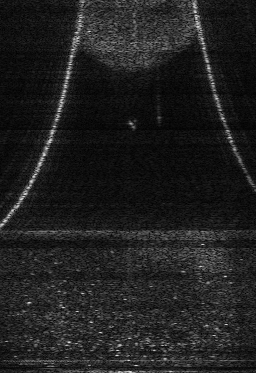
#> input picture pictures/tmp.png, 256 x 373 px, found by its file name
$ python '双三次插值.py'
#> lines starting #> are read from the running program, lines starting #| are printed output that depends on the picture
#> further down, img is the input picture: shape (373, 256, 3); min 0, max 220, mean 31.5
#> (reads data/beartable.mat from the repository)
import sys
import numpy as np
import cv2
import scipy.io
import math

def rect_to_polar(img,angle):

    #得到后续要用的img和angle，不用管
    img = np.rot90(img,2)
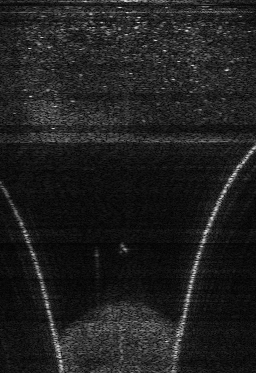
#> img: shape (373, 256, 3); min 0, max 220, mean 31.5
    img = np.flip(img,1)
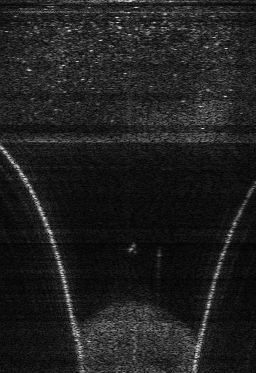
#> img: shape (373, 256, 3); min 0, max 220, mean 31.5
    # [修订] angle是一个array，不要使用循环，包括后面的循环大部分都可以改
    angle[angle < 0] *= -1
    # for i in range(256):
    #     if angle[i] < 0:
    #         angle[i] = abs(angle[i])

    #得到输入图像(矩形图)的行和列数
    # [修订] img.shape返回3个值，考虑版本差异
    height, width = img.shape[0], img.shape[1]
#> height = 373; width = 256
    origin = height
#> origin = 373

    #计算得到输出图像(扇形图)的行数(height_sec)和列数(width_sec)
    h1 = height
#> h1 = 373
    y = h1 * np.sin(angle[255])
#> y = 338.1
    width_sec = int(np.ceil(2 * y))
#> width_sec = 677
    h2 = 1
    x2 = h2 * np.cos(angle[255])
    height_sec = int(np.ceil(h1 - x2))
#> height_sec = 373

    #得到扇形图中每一点的半径和角度
    # [修订] L是什么，命名应该有意义
    L = np.zeros((height_sec, width_sec))
    angle2 = np.zeros((height_sec, width_sec))
    for i in range(height_sec):
        x = origin - i - 1
        for j in range(width_sec // 2):     #扇形左半边
            y = np.ceil(width_sec / 2) - j - 1
            L[i, j] = np.sqrt(x**2 + y**2)
            angle2[i, j] = np.arctan(y / x)
        for j in range(width_sec // 2 + 1, width_sec):   #扇形右半边
            y = j - np.ceil(width_sec / 2)+1
            L[i, j] = np.sqrt(x**2 + y**2)
            angle2[i, j] = np.arctan(y / x)

        L[i, int(np.ceil(width_sec / 2)) - 1] = np.sqrt(x**2)    #扇形最中间那列，角度为0
        angle2[i,int(np.ceil(width_sec / 2)) - 1] = 0
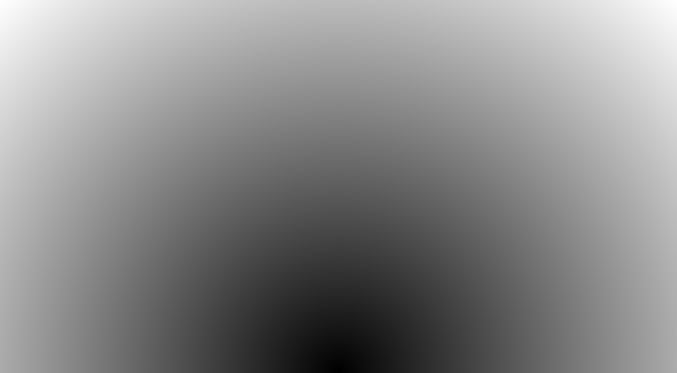
#> L: shape (373, 677) float64; min 0, max 502.6, mean 272.1; drawn with min black and max white
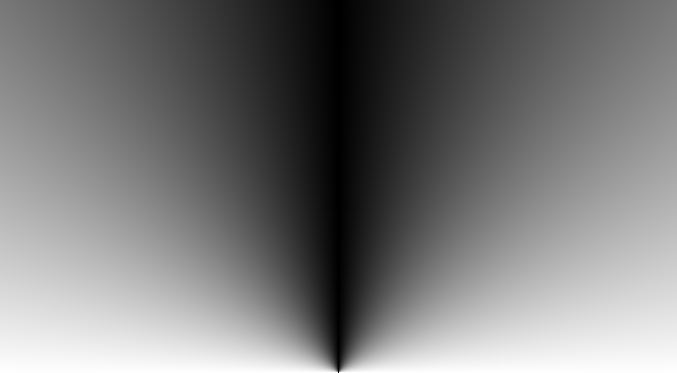
#> angle2: shape (373, 677) float64; min 0, max 1.57, mean 0.753; drawn with min black and max white

    #通过扇形图中每一点的半径和角度，得到扇形图中每一点，映射到矩形图上的行坐标和列坐标
    index_row = np.zeros((height_sec, width_sec))       #行坐标
    index_col = np.zeros((height_sec, width_sec))       #列坐标
    for i in range(height_sec):
        cnt = 0                             #统计angle2中每一行里小于angle中间波束角度的数量
        for j in range(width_sec // 2):     #扇形左半边
            if angle2[i, j] <= angle[0]:    #只有角度在扇面内的点才考虑
                index_row[i, j] = origin - L[i, j]-1     #矩形图上的行与扇形图上点的半径对应关系
                for m in range(int(np.ceil(width / 2)) - 1):     #对左半边角度
                    if angle[m + 1] <= angle2[i, j] and angle2[i, j] < angle[m]:    #扇形图上点的角度，在angle[m]和angle[m+1]之间，计算在矩形图上的坐标
                        index_col[i, j] = m + 1 - (angle2[i, j] - angle[m + 1]) / (angle[m] - angle[m + 1])
                if angle2[i, j] < angle[int(np.floor(width / 2)) - 1]:
                    cnt += 1

        for j in range(width_sec // 2 + 1, width_sec):   #扇形右半边
            if angle2[i, j] <= angle[width-1]:
                index_row[i, j] = origin - L[i, j]-1
                for m in range(int(np.ceil(width / 2)), width - 1):
                    if angle[m] <= angle2[i, j] and angle2[i, j] < angle[m + 1]:
                        index_col[i, j] = m  + (angle2[i, j] - angle[m]) / (angle[m + 1] - angle[m])
                if angle2[i, j] < angle[int(np.ceil(width / 2))]:
                    cnt += 1

        if width_sec % 2 == 1:     #最中间那列单独计算行坐标
            index_row[i, int(np.ceil(width_sec / 2)) - 1] = origin - L[i, int(np.ceil(width_sec / 2)) - 1] - 1
            cnt += 1

        num = 0                    #计算在两个最小angle中间的角度，对应的列坐标(具体为什么这样做我没看懂)
        for j in range(width_sec):
            if angle2[i, j] < angle[int(np.floor(width / 2)) - 1]:
                num += 1
                if width % 2 == 0:          # width =256
                    index_col[i, j] = int(np.ceil(width / 2))-1 + num / cnt
                else:
                    index_col[i, j] = int(np.floor(width / 2))-1 + num / (cnt / 2)
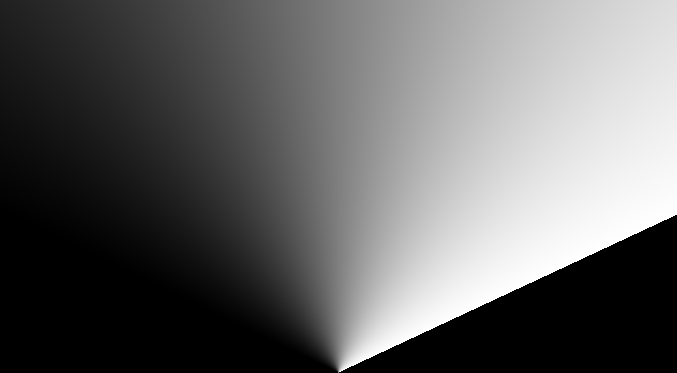
#> index_col: shape (373, 677) float64; min 0, max 255, mean 100.4
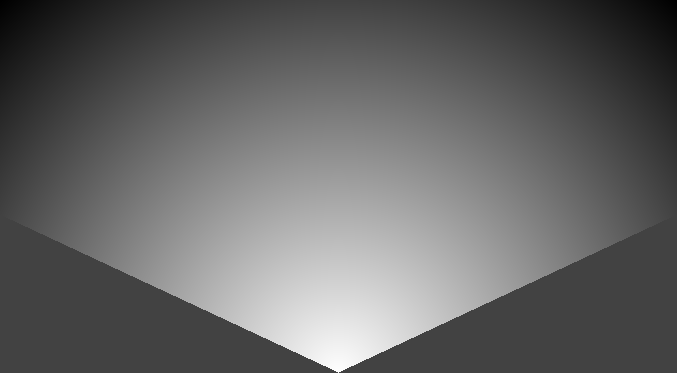
#> index_row: shape (373, 677) float64; min -130.6, max 372, mean 70.4; drawn with min black and max white


    # 使用 remap 函数将图像从矩形坐标映射到极坐标
    index_col = index_col.astype(np.float32)
    index_row = index_row.astype(np.float32)
    polar_img = cv2.remap(img, index_col, index_row,cv2.INTER_LINEAR)
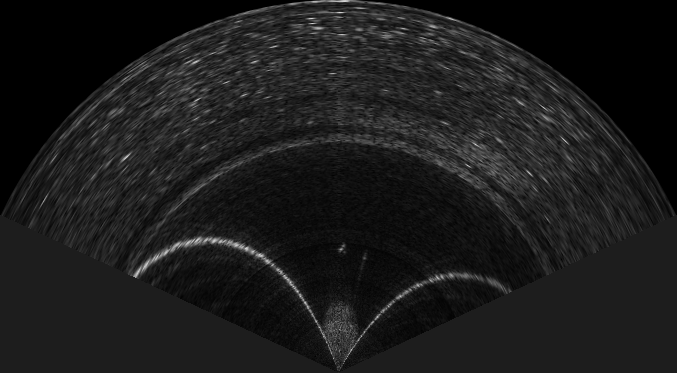
#> polar_img: shape (373, 677, 3); min 0, max 217, mean 27.1
    return polar_img


if __name__ == "__main__":
    filePath = sys.path[0]
    img = cv2.imread(filePath+r'\pictures\tmp.png')
    filename = filePath+r'\data\beartable.mat'
    mat = scipy.io.loadmat(filename)
    beartable = mat['beartable']

    angle = beartable.flatten()*math.pi/180

    rect_to_polar(img,angle)

    print("结束")
